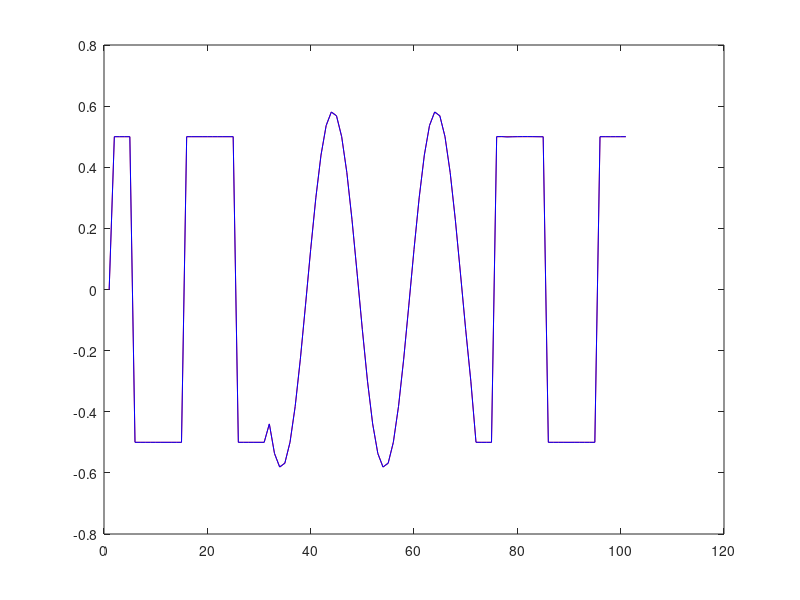

Here is the MATLAB script that generated this plot:
%期望轨迹
for t = 1:1:100
	if t <= 30
		yd(t+1) = 0.5*(-1)^round(t/10);
	elseif t > 30 && t <= 70
		yd(t+1) = 0.5*sin((t*pi)/10) + 0.3*cos((t*pi)/10);
	else
		yd(t+1) = 0.5*(-1)^round(t/10);
    end
end

%参数设置
epsilon = 0.01;
lambda = 1; %0.6
rho = 0.85;  %1
mu = 1;    %1
eta = 0.6;  %0.6
alpha_1 = 0.4;
alpha_2 = 0.4;
alpha_3 = 0.2;

%控制过程
i_n = 1000; %迭代次数
y(1:i_n,1:100) = 0;
for k = 1:1:i_n
	for t = 1:1:100 %时间参量
		if k == 1
			phi(k,t) = 7.5;
		elseif k == 2
			phi(k,t) = phi(k-1,t) + (eta*(u(k-1,t) - 0)/(mu + norm(u(k-1,t) - 0)))*(y(k-1,t+1) - 0 - phi(k-1,t)*(u(k-1,t) - 0));
		elseif k == 3
			phi(k,t) = phi(k-1,t) + (eta*(u(k-1,t) - 0)/(mu + norm(u(k-1,t) - 0)))*(y(k-1,t+1) - 0 - phi(k-1,t)*(u(k-1,t) - 0));
		else 
			phi(k,t) = (u(k-1,t) - u(k-2,t))*(y(k-1,t+1) - y(k-2,t+1))/(mu + norm(u(k-1,t) - u(k-2,t))) + (mu*eta/(mu + norm(u(k-1,t) - u(k-2,t))))*(alpha_1*phi(k-1,t) + alpha_2*phi(k-2,t) + alpha_3*phi(k-3,t));
        end
		if k == 1
			u(k,t) = 0;
		else
			u(k,t) = u(k-1,t) + (rho*phi(k,t)/(lambda + norm(phi(k,t))))*e(k-1,t+1);
        end
        if k >= 2 && (phi(k,t) <= epsilon || (abs(u(k,t) - u(k-1,t) <= epsilon)))
			phi(k,t) = phi(1,t);
		end

		%系统部分
		if t <= 50
			y(k,t+1) = y(k,t)/(1 + norm(y(k,t))) + (u(k,t))^3;
		else
			y(k,t+1) = (y(k,t)*y(k,t-1)*y(k,t-2)*u(k,t-1)*(y(k,t-2) - 1) + 0.1*round(t/50)*u(k,t))/(1 + norm(y(k,t-1)) + norm(y(k,t-2)));
		end
		e(k,t+1) = yd(t+1) - y(k,t+1);
	end
end

figure(1) 
plot(yd,'r'); hold on;
plot(y(i_n,:),'b'); 
